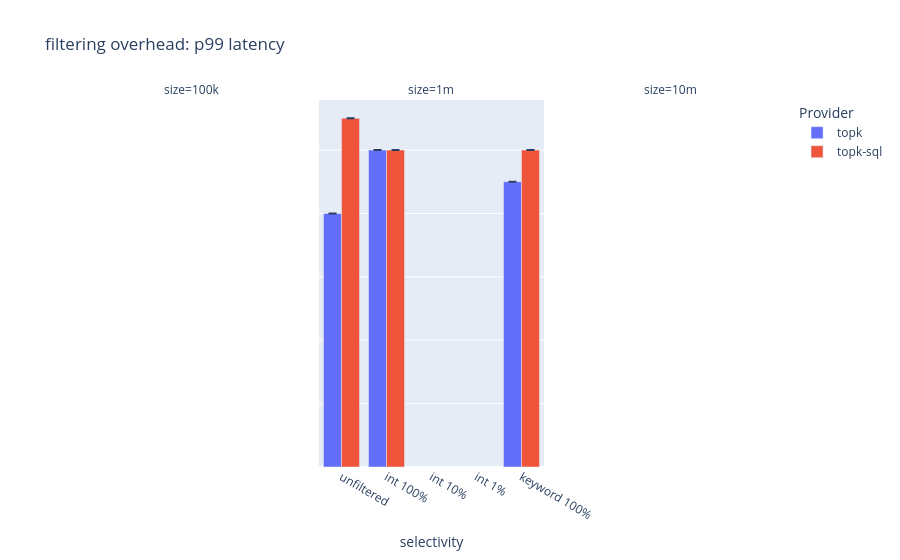
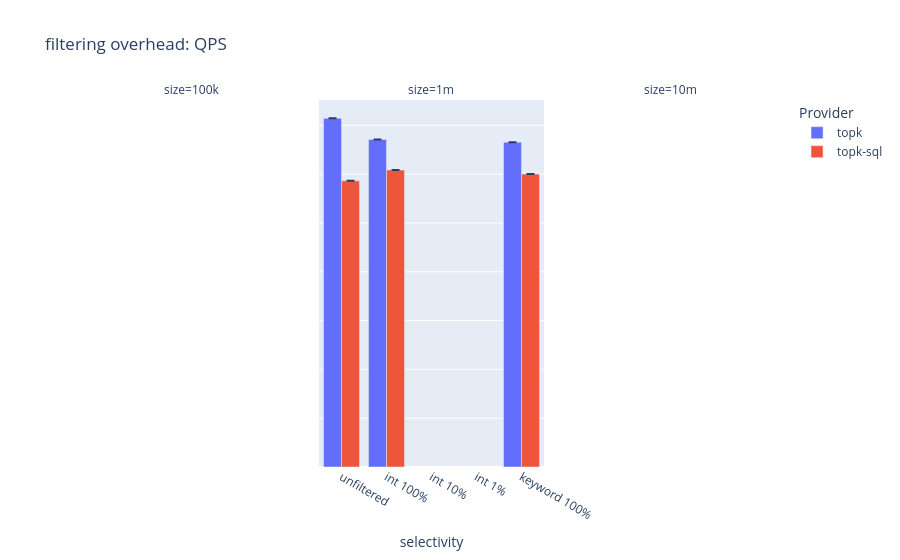

Notebook source saved alongside these figures, in order:
### Code cell
overhead_df = (
    df
    .filter(pl.col("mode") == "filter")
    .filter(
        ((pl.col("keyword_filter") == "") & (pl.col("int_filter") == ""))
        | ((pl.col("keyword_filter") == "keyword 100%") & (pl.col("int_filter") == ""))
        | ((pl.col("keyword_filter") == "") & (pl.col("int_filter") == "int 100%"))
    )
    .with_columns(
        pl.struct([pl.col("keyword_filter"), pl.col("int_filter")])
        .map_elements(fmt_selectivity, return_dtype=pl.String)
        .alias("selectivity")
    )
)

plot_latency(overhead_df, x="selectivity", color="provider", title="filtering overhead")
plot_qps(overhead_df, x="selectivity", color="provider", title="filtering overhead")

### Figure 1 — Plotly figure (JSON) as saved in the notebook; plotly's stock layout.template omitted (floating-point values rounded to 4 significant figures)
{"data": [{"alignmentgroup": "True", "error_y": {"array": [0.0, 0.0, 0.0], "arrayminus": [0.0, 0.0, 0.0]}, "hovertemplate": "Provider=topk<br>size=1m<br>selectivity=%{x}<br>value=%{y}<extra></extra>", "legendgroup": "topk", "marker": {"color": "#636efa", "pattern": {"shape": ""}}, "name": "topk", "offsetgroup": "topk", "orientation": "v", "showlegend": true, "textposition": "auto", "type": "bar", "x": ["keyword 100%", "int 100%", "unfiltered"], "xaxis": "x2", "y": [9.0, 10.0, 8.0], "yaxis": "y2"}, {"alignmentgroup": "True", "error_y": {"array": [0.0, 0.0, 0.0], "arrayminus": [0.0, 0.0, 0.0]}, "hovertemplate": "Provider=topk-sql<br>size=1m<br>selectivity=%{x}<br>value=%{y}<extra></extra>", "legendgroup": "topk-sql", "marker": {"color": "#EF553B", "pattern": {"shape": ""}}, "name": "topk-sql", "offsetgroup": "topk-sql", "orientation": "v", "showlegend": true, "textposition": "auto", "type": "bar", "x": ["unfiltered", "keyword 100%", "int 100%"], "xaxis": "x2", "y": [11.0, 10.0, 10.0], "yaxis": "y2"}], "layout": {"annotations": [{"font": {}, "showarrow": false, "text": "size=100k", "x": 0.16, "xanchor": "center", "xref": "paper", "y": 1, "yanchor": "bottom", "yref": "paper"}, {"font": {}, "showarrow": false, "text": "size=1m", "x": 0.5, "xanchor": "center", "xref": "paper", "y": 1, "yanchor": "bottom", "yref": "paper"}, {"font": {}, "showarrow": false, "text": "size=10m", "x": 0.84, "xanchor": "center", "xref": "paper", "y": 1, "yanchor": "bottom", "yref": "paper"}], "barmode": "group", "legend": {"title": {"text": "Provider"}, "tracegroupgap": 0}, "title": {"text": "filtering overhead: p99 latency"}, "xaxis": {"anchor": "y", "categoryarray": ["unfiltered", "int 100%", "int 10%", "int 1%", "keyword 100%", "keyword 10%", "keyword 1%"], "categoryorder": "array", "domain": [0, 0.32], "title": {"text": "selectivity"}}, "xaxis2": {"anchor": "y2", "categoryarray": ["unfiltered", "int 100%", "int 10%", "int 1%", "keyword 100%", "keyword 10%", "keyword 1%"], "categoryorder": "array", "domain": [0.34, 0.66], "matches": "x", "title": {"text": "selectivity"}}, "xaxis3": {"anchor": "y3", "categoryarray": ["unfiltered", "int 100%", "int 10%", "int 1%", "keyword 100%", "keyword 10%", "keyword 1%"], "categoryorder": "array", "domain": [0.68, 1.0], "matches": "x", "title": {"text": "selectivity"}}, "yaxis": {"anchor": "x", "domain": [0, 1], "title": {"text": "value"}}, "yaxis2": {"anchor": "x2", "domain": [0, 1], "matches": "y", "showticklabels": false}, "yaxis3": {"anchor": "x3", "domain": [0, 1], "matches": "y", "showticklabels": false}}}

### Figure 2 — Plotly figure (JSON) as saved in the notebook; plotly's stock layout.template omitted (floating-point values rounded to 4 significant figures)
{"data": [{"alignmentgroup": "True", "error_y": {"array": [0.0, 0.0, 0.0], "arrayminus": [0.0, 0.0, 0.0]}, "hovertemplate": "Provider=topk<br>size=1m<br>selectivity=%{x}<br>value=%{y}<extra></extra>", "legendgroup": "topk", "marker": {"color": "#636efa", "pattern": {"shape": ""}}, "name": "topk", "offsetgroup": "topk", "orientation": "v", "showlegend": true, "textposition": "auto", "type": "bar", "x": ["unfiltered", "int 100%", "keyword 100%"], "xaxis": "x2", "y": [142.9, 134.2, 133.1], "yaxis": "y2"}, {"alignmentgroup": "True", "error_y": {"array": [0.0, 0.0, 0.0], "arrayminus": [0.0, 0.0, 0.0]}, "hovertemplate": "Provider=topk-sql<br>size=1m<br>selectivity=%{x}<br>value=%{y}<extra></extra>", "legendgroup": "topk-sql", "marker": {"color": "#EF553B", "pattern": {"shape": ""}}, "name": "topk-sql", "offsetgroup": "topk-sql", "orientation": "v", "showlegend": true, "textposition": "auto", "type": "bar", "x": ["int 100%", "keyword 100%", "unfiltered"], "xaxis": "x2", "y": [121.7, 120.1, 117.3], "yaxis": "y2"}], "layout": {"annotations": [{"font": {}, "showarrow": false, "text": "size=100k", "x": 0.16, "xanchor": "center", "xref": "paper", "y": 1, "yanchor": "bottom", "yref": "paper"}, {"font": {}, "showarrow": false, "text": "size=1m", "x": 0.5, "xanchor": "center", "xref": "paper", "y": 1, "yanchor": "bottom", "yref": "paper"}, {"font": {}, "showarrow": false, "text": "size=10m", "x": 0.84, "xanchor": "center", "xref": "paper", "y": 1, "yanchor": "bottom", "yref": "paper"}], "barmode": "group", "legend": {"title": {"text": "Provider"}, "tracegroupgap": 0}, "title": {"text": "filtering overhead: QPS"}, "xaxis": {"anchor": "y", "categoryarray": ["unfiltered", "int 100%", "int 10%", "int 1%", "keyword 100%", "keyword 10%", "keyword 1%"], "categoryorder": "array", "domain": [0, 0.32], "title": {"text": "selectivity"}}, "xaxis2": {"anchor": "y2", "categoryarray": ["unfiltered", "int 100%", "int 10%", "int 1%", "keyword 100%", "keyword 10%", "keyword 1%"], "categoryorder": "array", "domain": [0.34, 0.66], "matches": "x", "title": {"text": "selectivity"}}, "xaxis3": {"anchor": "y3", "categoryarray": ["unfiltered", "int 100%", "int 10%", "int 1%", "keyword 100%", "keyword 10%", "keyword 1%"], "categoryorder": "array", "domain": [0.68, 1.0], "matches": "x", "title": {"text": "selectivity"}}, "yaxis": {"anchor": "x", "domain": [0, 1], "title": {"text": "value"}}, "yaxis2": {"anchor": "x2", "domain": [0, 1], "matches": "y", "showticklabels": false}, "yaxis3": {"anchor": "x3", "domain": [0, 1], "matches": "y", "showticklabels": false}}}
